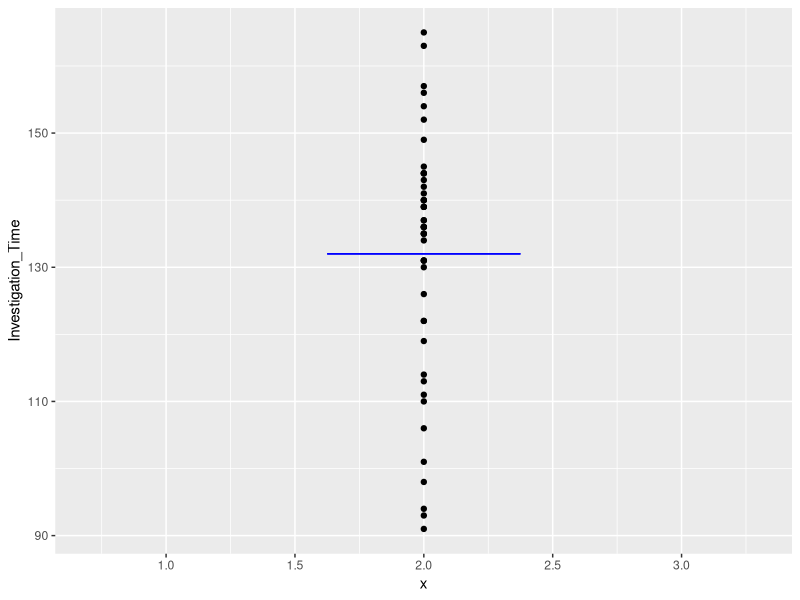
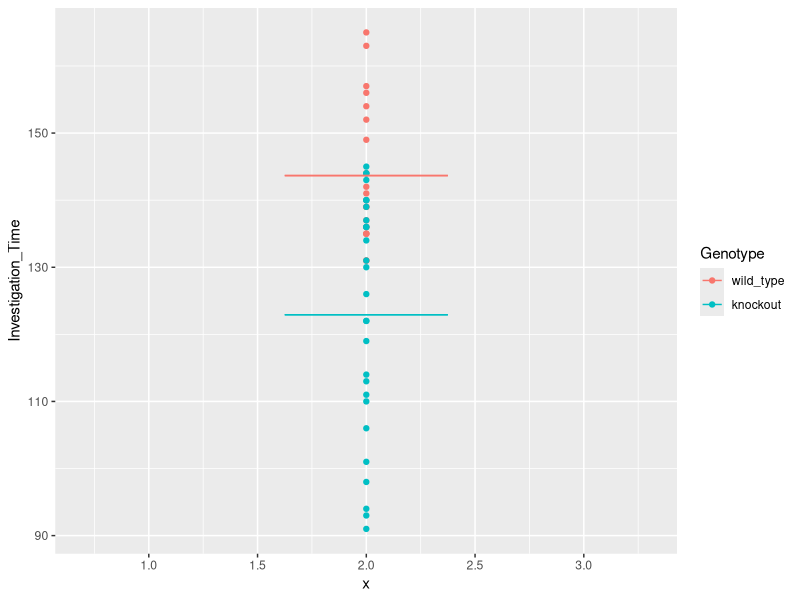
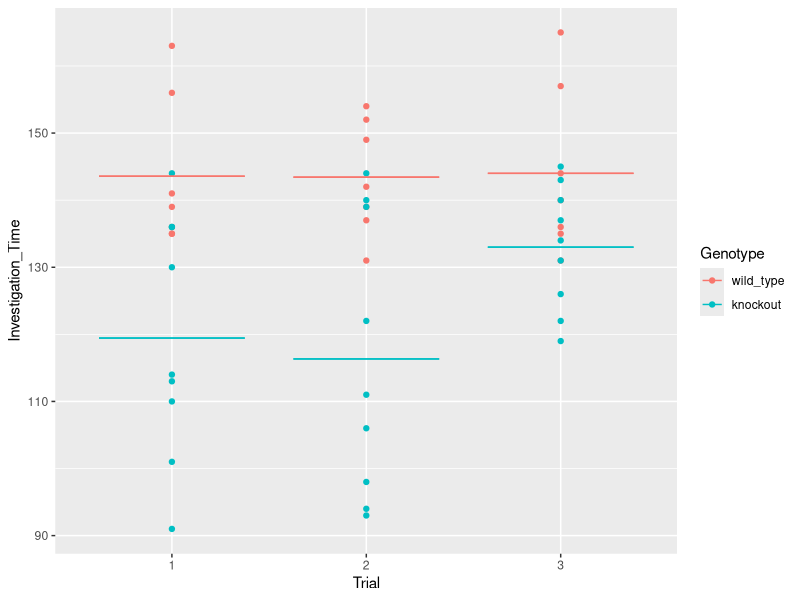

Recreate these plots in R, in order.
library(tidyverse)
library(readxl)

hw1_data <- read_excel("HW1_2022_data.xlsx", skip = 1) %>%
  filter(!is.na(Genotype)) %>% filter(!str_detect(Genotype, "mean")) %>%
  mutate(Genotype = case_when(str_detect(Genotype, "[wW]") ~ "wild_type",
                              str_detect(Genotype, "[kK]") ~ "knockout")) %>%
  mutate(Genotype = factor(Genotype, levels = c("wild_type", "knockout"))) %>%
  pivot_longer(`Trial 1`:`Trial 3`, names_to = "Trial", 
               values_to = "Investigation_Time") %>%
  mutate(Trial = factor(parse_number(Trial)))

hw1_data_mean <- hw1_data %>% group_by(Mouse, Genotype) %>% 
  summarize(mean_time_per_mouse = mean(Investigation_Time)) %>%
  ungroup() 

# t-test

t.test(mean_time_per_mouse ~ Genotype, data = hw1_data_mean)

# lm

lm(mean_time_per_mouse ~ Genotype, data = hw1_data_mean) %>% summary()

t.test(mean_time_per_mouse ~ Genotype, data = hw1_data_mean, var.equal = TRUE) # explains difference in results

# genotype and trial

lm(Investigation_Time ~ Trial + Genotype, data = hw1_data) %>% summary()
# automatically produces dummy coded variables for Trial - so you get 2 Trial effects
# you need 2 dummy coded variables to represent 3 levels of Trial
# in general, need N-1 dummy coded variables to represent a category with N levels
# because if it's not in any of the N-1 categories, it has to be the Nth
# these are coefficients of effect relative to "reference level" - in this case Trial 1
# by default, reference level is the first level of the factor
# You can specify the order of factor levels to change these 
# e.g. mutate(Trial = factor(Trial, levels = c(2, 1, 3)))
# now 2 is the first level and will be used as the reference level
# note, specifying order does not produce an "ordered factor" see below

lm(Investigation_Time ~ Trial + Genotype, data = hw1_data) %>% anova()

# what if we had not made Trial a factor?

hw1_data_num <- hw1_data %>% mutate(Trial = as.numeric(Trial))
# Trial is a numeric variable and not a factor now

lm(Investigation_Time ~ Trial + Genotype, data = hw1_data_num) %>% summary()
lm(Investigation_Time ~ Trial + Genotype, data = hw1_data_num) %>% anova()
# Trial has 1 df, being treated as numeric variable
# assumes that effect of Trial is perfectly linear - trial 2 is 2x trial 1, trial 3 is 3x trial 1
# perhaps not desirable

# treat Trial as an ordered factor - specify that 1 < 2 < 3

hw1_data_ord <- hw1_data %>% mutate(Trial = factor(Trial, levels = c(1,2,3), ordered=TRUE))
# "ordered=TRUE" produces ordered factor which generates different dummy coding
# again, specifying a specific order to factor levels does not produce an "ordered" factor unless you specify it

lm(Investigation_Time ~ Trial + Genotype, data = hw1_data_ord) %>% summary()
lm(Investigation_Time ~ Trial + Genotype, data = hw1_data_ord) %>% anova()

# produces polynomial contrasts by default
# anova output is the same, but summary output breaks contrasts up a different way

## graphs to think about how this works

hw1_data %>% ggplot(aes(x = 2, y = Investigation_Time)) + 
  geom_point() + 
  scale_x_continuous(limits = c(0.7,3.3)) + 
  stat_summary(geom = "errorbar", fun.min = mean, 
               fun = mean, fun.max = mean, width = .75, color = "blue")

hw1_data %>% ggplot(aes(x = 2, y = Investigation_Time, color = Genotype)) + 
  geom_point() + 
  scale_x_continuous(limits = c(0.7,3.3)) + 
  stat_summary(geom = "errorbar", fun.min = mean, 
               fun = mean, fun.max = mean, width = .75)

hw1_data %>% ggplot(aes(x = Trial, y = Investigation_Time, color = Genotype)) + 
  geom_point() + 
  stat_summary(geom = "errorbar", fun.min = mean, 
               fun = mean, fun.max = mean, width = .75)
